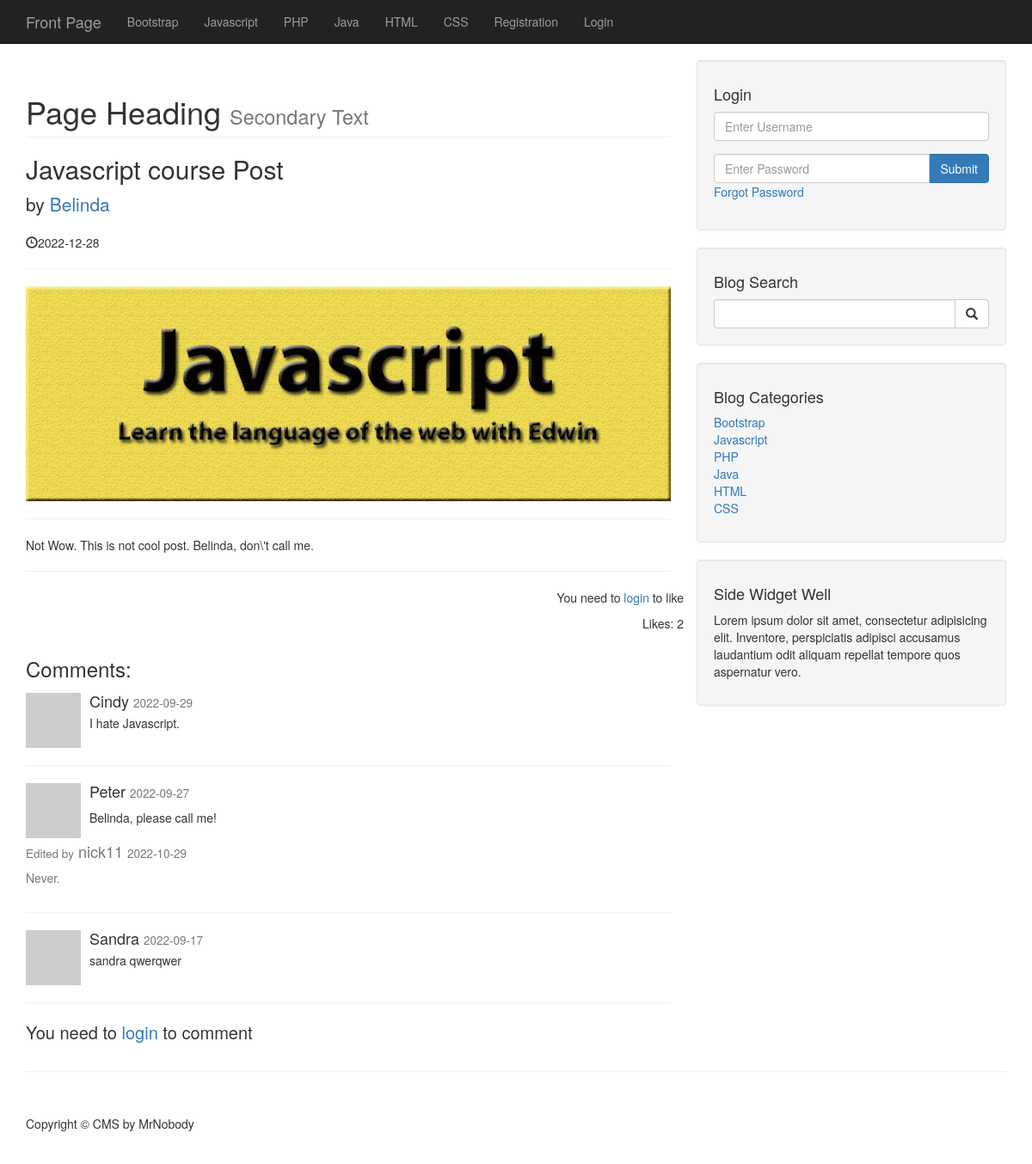
The page /post.php?p_id=2 on the database its author committed.
### tables this page shows
CREATE TABLE `categories` (
  `cat_id` int(3) NOT NULL,
  `user_id` int(11) NOT NULL,
  `cat_title` varchar(255) NOT NULL
);

CREATE TABLE `posts` (
  `post_id` int(3) NOT NULL,
  `post_category_id` int(3) NOT NULL,
  `user_id` int(11) NOT NULL,
  `post_title` varchar(255) NOT NULL,
  `post_author` varchar(255) NOT NULL,
  `post_date` date NOT NULL,
  `post_image` text NOT NULL,
  `post_content` text NOT NULL,
  `post_tags` varchar(255) NOT NULL,
  `post_comment_count` int(11) NOT NULL,
  `post_status` varchar(255) NOT NULL DEFAULT 'draft',
  `post_views_count` int(11) NOT NULL,
  `likes` int(11) NOT NULL
);

CREATE TABLE `comments` (
  `comment_id` int(3) NOT NULL,
  `comment_post_id` int(3) NOT NULL,
  `comment_author` varchar(255) NOT NULL,
  `comment_email` varchar(255) NOT NULL,
  `comment_content` text NOT NULL,
  `comment_status` varchar(255) NOT NULL,
  `comment_date` date NOT NULL,
  `comment_edit_author` varchar(255) NOT NULL,
  `comment_editors_comment` text NOT NULL,
  `comment_edited_date` date NOT NULL
);

### post.php (the view, shortened to what this page needs)
<?php
   include ("includes/head.php");
?>
<?php include ("includes/navigation.php"); ?>
<div class="container">
   <div class="row">
      <div class="col-md-8">
         <?php
            if(isset($_GET['p_id'])) {
               $the_post_id = escape($_GET['p_id']);
               if(isset($_SESSION['user_name']) && isAdmin($_SESSION['user_name'])) {
                  $stmt1 = mysqli_prepare($connection, "SELECT post_id, post_title, post_author, post_date, post_image, post_content FROM posts WHERE post_id = ?");
               } else {
                  $stmt2 = mysqli_prepare($connection, "SELECT post_id, post_title, post_author, post_date, post_image, post_content FROM posts WHERE post_id = ? AND post_status = ?");
                  $published = 'published';
               }
               if(isset($stmt1)) {
                  mysqli_stmt_bind_param($stmt1, "i", $the_post_id);
                  mysqli_stmt_execute($stmt1);
                  mysqli_stmt_bind_result($stmt1, $post_id, $post_title, $post_author, $post_date, $post_image, $post_content);
                  $stmt = $stmt1;
               } else {
                  mysqli_stmt_bind_param($stmt2, "is", $the_post_id, $published);
                  mysqli_stmt_execute($stmt2);
                  mysqli_stmt_bind_result($stmt2, $post_id, $post_title, $post_author, $post_date, $post_image, $post_content);
                  $stmt = $stmt2;
               }
               mysqli_stmt_store_result($stmt);
               if(mysqli_stmt_num_rows($stmt) >= 1) {
                  while (mysqli_stmt_fetch($stmt)) {
                  ?>
                     <h1 class="page-header">
                           Page Heading
                           <small>Secondary Text</small>
                     </h1>
                     <h2>
                        <?php echo "$post_title"; ?>
                     </h2>
                     <p class="lead">
                        by <a href="/!php/_cms_practice/author_post.php?author=<?php echo "$post_author"; ?>&p_id=<?php echo "$post_id"; ?>"><?php echo "$post_author"; ?></a>
                     </p>
                     <p><span class="glyphicon glyphicon-time"></span><?php echo "$post_date"; ?></p>
                     <hr>
                     <img class="img-responsive" src="/!php/_cms_practice/images/<?php echo imagePlaceholder($post_image); ?>"alt="">
                     <hr>
                     <p><?php echo "$post_content"; ?></p>
                     <hr>
                  <?php
                     if(isLoggedIn()) { ?>
                        <div class="row">
                           <p class="pull-right"><a class="<?php echo userLikedPost($the_post_id) ? 'unlike' : 'like'; ?>" href=""
                           data-toggle="tooltip" data-placement="top"
                           title="<?php echo userLikedPost($the_post_id) ? 'I liked this before' : 'Want to like it?'; ?>">
                           <span class="glyphicon glyphicon-thumbs-up"></span><?php echo userLikedPost($the_post_id) ? ' Unlike' : ' Like'; ?></a></p>
                        </div>
                     <?php
                     } else { ?>
                        <div class="row">
                           <p class="pull-right">You need to <a href="/!php/_cms_practice/login">login</a> to like</p>
                        </div>
                     <?php } ?>
                     <div class="row">
                        <p class="pull-right">Likes: <?php getPostLikes($the_post_id); ?></p>
                     </div>
                  <?php
                  }
                  ?>
               <?php
                  $query = "SELECT * FROM comments WHERE comment_post_id = {$the_post_id} ";
                  $query .= "AND comment_status = 'approved' ";
                  $query .= "ORDER BY comment_id DESC ";
                  $select_comment_query = mysqli_query($connection, $query);
                  echo "<h3>Comments:</h3>";
                  while($row = mysqli_fetch_assoc($select_comment_query)) {
                     $comment_author = $row['comment_author'];
                     $comment_content = $row['comment_content'];
                     $comment_date = $row['comment_date'];
                     $comment_edit_author = $row['comment_edit_author'];
                     $comment_editors_comment = $row['comment_editors_comment'];
                     $comment_edited_date = $row['comment_edited_date'];
                  ?>
                     <div class="media">
                        <a class="pull-left" href="#">
                           <img class="media-object" src="http://placehold.it/64x64" alt="">
                        </a>
                        <div class="media-body">
                           <h4 class="media-heading"><?php echo $comment_author; ?>
                              <small><?php echo $comment_date; ?></small>
                           </h4>
                           <p><?php echo $comment_content; ?></p>
                        </div>
                        <?php
                        if($comment_edit_author) {
                           echo "<div class='comment_edit'>";
                           echo "<h4 class='text-muted '><small>Edited by</small> $comment_edit_author ";
                           echo "<small>$comment_edited_date</small>";
                           echo "</h4>";
                           echo "<p class='text-muted'>$comment_editors_comment</p>";
                           echo "</div>";
                        }
                        ?>
                     </div>
                     <hr>
                  <?php
                  }
                  ?>
                  <?php
                  if(isLoggedIn()) { ?>
                     <div class="well">
                        <h4>Leave a Comment:</h4>
                        <form action="" method="post" role="form">
                           <div class="form-group">
                              <label for="author">Author</label>
                              <input type="text" class="form-control" name="comment_author">
                           </div>
                           <div class="form-group">
                              <label for="email">Email</label>
                              <input type="email" class="form-control" name="comment_email">
                           </div>
                        <form role="form">
                           <div class="form-group">
                              <label for="comment">Your Comment</label>
                              <textarea id="editor_body" class="form-control" name="comment_content" rows="3"></textarea>
                           </div>
                           <button type="submit" class="btn btn-primary" name="create_comment">Submit</button>
                        </form>
                     </div>
                     <hr>
                  <?php
                  } else { ?>
                     <div class="row">
                        <p style="margin-left: 15px; font-size: 2rem;">You need to <a href="/!php/_cms_practice/login">login</a> to comment</p>
                     </div>
                  <?php }
               }
            } else {
               header("Location: index.php");
            }
         ?>
      </div>
<?php include ("includes/sidebar.php"); ?>
   </div>
   <hr>
<?php include ("includes/footer.php"); ?>

### includes/navigation.php (shortened to what this page needs)
<nav class="navbar navbar-inverse navbar-fixed-top" role="navigation">
   <div class="container">
      <div class="navbar-header">
         <a class="navbar-brand" href="/!php/_cms_practice/">Front Page</a>
      </div>
      <div class="collapse navbar-collapse" id="bs-example-navbar-collapse-1">
         <ul class="nav navbar-nav">
            <?php
               $query = "SELECT * FROM categories";
               $select_all_categories_query = mysqli_query($connection, $query);
               while ($row = mysqli_fetch_assoc($select_all_categories_query)) {
                  $cat_id = $row["cat_id"];
                  $cat_title = $row["cat_title"];
                  $category_class = '';
                  $registration_class = '';
                  $login_class = '';
                  $contact_class = '';
                  echo "<li class='$category_class'><a href='/!php/_cms_practice/category/{$cat_id}'>{$cat_title}</a></li>";
               }
            ?>
            <?php if (isLoggedIn()): ?>
               <li>
                  <a href="/!php/_cms_practice/admin">Admin</a>
               </li>
               <?php
                  if($_SESSION['user_role'] == 'admin') {
                     if (isset($_GET['p_id'])) {
                        $post_id_edit = escape($_GET['p_id']);
                        echo "<li><a href='/!php/_cms_practice/admin/posts.php?source=edit_post&p_id={$post_id_edit}'>Edit Post</a></li>";
                     }
                  }
               ?>
               <li class="<?php echo $contact_class; ?>">
                  <a href="/!php/_cms_practice/contact">Contact</a>
               </li>
               <li>
                  <a href="/!php/_cms_practice/includes/logout.php">Logout</a>
               </li>
            <?php else: ?>
               <li class="<?php echo $registration_class; ?>">
                  <a href="/!php/_cms_practice/registration">Registration</a>
               </li>
               <li class="<?php echo $login_class; ?>">
                  <a href="/!php/_cms_practice/login">Login</a>
               </li>
            <?php endif; ?>
         </ul>
      </div>
   </div>
</nav>

### admin/functions.php (shortened to what this page needs)
<?php
   function query($query) {
      global $connection;
      $result = mysqli_query($connection, $query);
      return $result;
   }
   function escape($string) {
      global $connection;
      return mysqli_real_escape_string($connection, trim($string));
   }
   function isLoggedIn() {
      return false;
   }
   function getPostLikes($post_id) {
      $result = query("SELECT * FROM likes WHERE post_id = $post_id");
      echo mysqli_num_rows($result);
   }
   function imagePlaceholder($image = null) {
      if (!$image) {
         return "image_2.jpg";
      } else {
         return $image;
      }
   }
   ?>

### includes/sidebar.php (shortened to what this page needs)
<div class="col-md-4">
   <div class="well">
      <?php if(isset($_SESSION['user_role'])): ?>
         <h4>Logged in as <b><?php echo $_SESSION['user_name']; ?></b></h4>
         <a href="/!php/_cms_practice/includes/logout.php" class="btn btn-primary">Logout</a>
      <?php else: ?>
         <h4>Login</h4>
         <form method="post" autocomplete="off">
            <div class="form-group">
               <input name="user_name" type="text" class="form-control" placeholder="Enter Username">
            </div>
            <div class="input-group">
               <input name="user_password" type="password" class="form-control" placeholder="Enter Password">
            <span class="input-group-btn">
               <button class="btn btn-primary" type="submit" name="login">Submit</button>
            </span>
            </div>
            <div class="form-group">
               <a href="forgot_pass.php?forgot=<?php echo uniqid(true); ?>">Forgot Password</a>
            </div>
         </form>
      <?php endif; ?>
   </div>
   <div class="well">
      <h4>Blog Search</h4>
      <form action="/!php/_cms_practice/search" method="post">
         <div class="input-group">
            <input name="search" type="text" class="form-control">
            <span class="input-group-btn">
               <button name="submit" class="btn btn-default" type="submit">
                  <span class="glyphicon glyphicon-search"></span>
               </button>
            </span>
         </div>
      </form>
   </div>
   <div class="well">
      <?php
         $query = "SELECT * FROM categories";
         $select_categories_sidebar = mysqli_query($connection, $query);
      ?>
      <h4>Blog Categories</h4>
      <div class="row">
         <div class="col-lg-12">
            <ul class="list-unstyled">
               <?php
                  while ($row = mysqli_fetch_assoc($select_categories_sidebar)) {
                     $cat_id = $row["cat_id"];
                     $cat_title = $row["cat_title"];
                     echo "<li><a href='/!php/_cms_practice/category/$cat_id'>{$cat_title}</a></li>";
                  }
               ?>
            </ul>
         </div>
      </div>
   </div>
   <?php
      include ("widget.php");
   ?>
</div>

### css/blog-home.css (style rules this page uses)
body { padding-top: 70px; }

### rows shown on the page
categories: cat_title "Bootstrap"
categories: cat_title "Javascript"
categories: cat_title "PHP"
categories: cat_title "Java"
categories: cat_title "HTML"
categories: cat_title "CSS"
posts: post_date "2022-12-28", post_content "Not Wow. This is not cool post. Belinda, don\\'t call me.", mysqli_num_rows($result) "2"
comments: comment_author "Cindy", comment_date "2022-09-29", comment_content "I hate Javascript."
comments: comment_author "Peter", comment_date "2022-09-27", comment_content "Belinda, please call me!", comment_edit_author "nick11", comment_edited_date "2022-10-29", comment_editors_comment "Never."
comments: comment_author "Sandra", comment_date "2022-09-17", comment_content "sandra qwerqwer"
